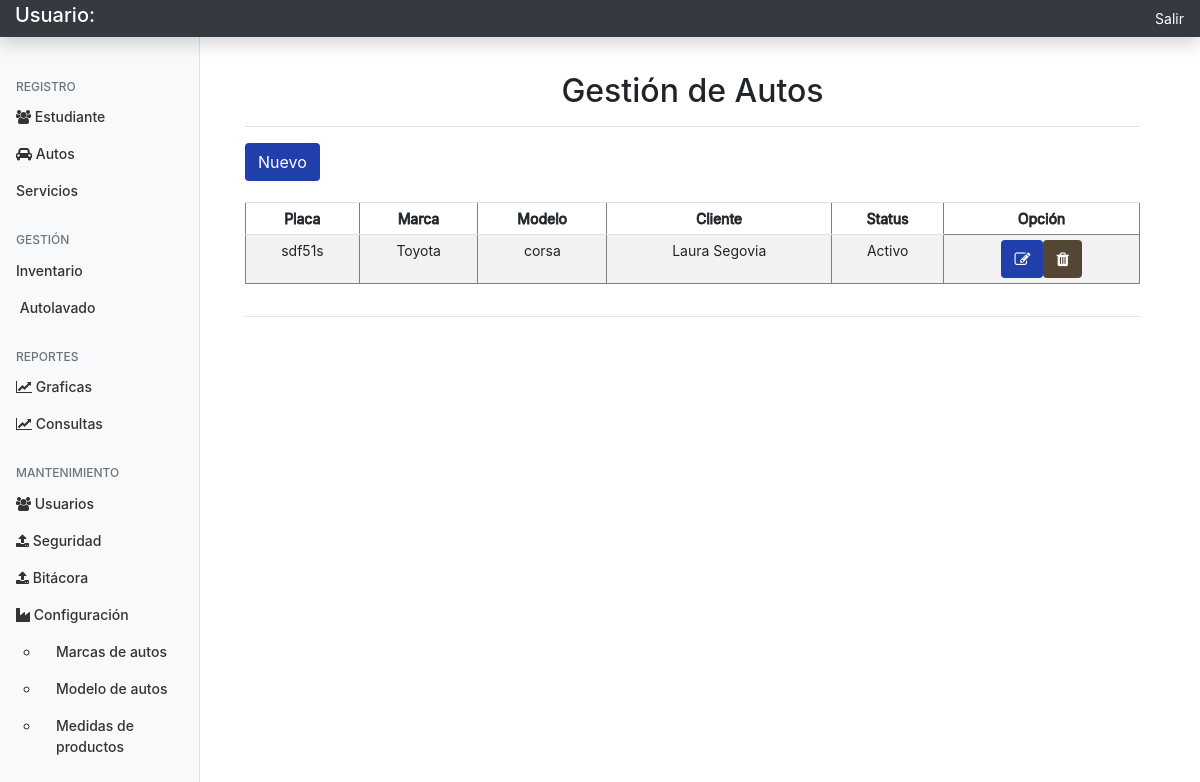
The app's page /Controladores/Auto/consultar.php with its own data.
### tables this page shows
CREATE TABLE `auto` (
  `id` int(11) NOT NULL,
  `placa` varchar(10) NOT NULL,
  `id_modelo` int(11) NOT NULL,
  `id_cliente` int(11) NOT NULL,
  `status` tinyint(1) NOT NULL
);

CREATE TABLE `marca` (
  `id` int(11) NOT NULL,
  `nombre` varchar(20) NOT NULL
);

CREATE TABLE `modelo` (
  `id` int(11) NOT NULL,
  `nombre` varchar(20) NOT NULL,
  `id_marca` int(11) NOT NULL
);

CREATE TABLE `cliente` (
  `id` int(11) NOT NULL,
  `cedula` varchar(10) NOT NULL,
  `nombre` varchar(15) NOT NULL,
  `apellido` varchar(15) NOT NULL,
  `domicilio` varchar(60) NOT NULL,
  `telefono` varchar(12) NOT NULL
);

### Modelos/conexion.php (called while the page is built, shortened)
<?php
abstract class Conexion extends PDO
{
	private $respuestaConexion = false;
	protected function realizarConexion()
	{
		try {
			$this->respuestaConexion = true;
		} catch (PDOException $e) {
			$this->respuestaConexion = false;
			$this->errorMensaje = $e;
		}
	}
	protected function getEstatusConexion()
	{
		return $this->respuestaConexion;
	}
}
?>

### Modelos/auto.php (called while the page is built, shortened)
<?php
require_once 'conexion.php';
class auto extends Conexion
{
	protected $placa;
	public function consultarplacaauto()
	{
		if (Conexion::getEstatusConexion()) {
			$strSql = 'SELECT c.nombre as nombre, c.apellido as apellido, a.id as id, ma.nombre as marca, mo.nombre as modelo, a.placa as placa, a.status as status FROM auto a INNER JOIN modelo mo ON a.id_modelo=mo.id INNER JOIN marca ma ON ma.id=mo.id_marca INNER JOIN cliente c ON c.id=a.id_cliente ORDER BY id DESC';
			$respuestaArreglo = [];
			try {
				$strExec = Conexion::prepare($strSql);
				$strExec->bindValue(':placa', "$this->placa%");
				$strExec->execute();
				$respuestaArreglo = $strExec->fetchAll();
				$respuestaArreglo += ['estatus' => true];
			} catch (PDOException $e) {
				$errorReturn = ['estatus' => false];
				$errorReturn += ['info' => "error sql:{$e}"];
				return $errorReturn;
			}
			return $respuestaArreglo;
		} else {
			$errorReturn = ['estatus' => false];
			$errorReturn += ['info' => 'error sql:'.Conexion::getErrorConexion()];
			return $errorReturn;
		}
	}
}

### Vistas/Auto/cargar.php (the view, shortened to what this page needs)
<!doctype html>
<html lang="en">
<head>
  <?php require_once('../../Vistas/Agregados/head.php'); ?>
</head>
<body>
<?php require_once('../../Vistas/Agregados/panel-superior.php'); ?>
<div class="container-fluid">
  <div class="row">
  <?php require_once('../../Vistas/Agregados/panel.php'); ?>
    <div class="container">
      <main role="main" class="col-md-10 ml-sm-auto col-lg-10">
        <div class="pt-3 pb-2 mb-3 border-bottom" style="text-align:center;">
          <h1 class="h2">Gestión de Autos</h1>
        </div>
        <div class="justify-content-between align-items-center">
          <div class="btn-group">
            <button type="button" class="btn btn-c" data-toggle="modal" data-target="#exampleModal">Nuevo</button>
          </div>
        </div>
        <br/>
        <div class="table-responsive">
          <?php
           if (isset($r1)) {
             if (!empty($r1)) {
              $impr = ' <table class="table table-striped table-sm" style="text-align:center;" border=1>
                <thead>
                <tr style="-webkit-text-stroke-width: medium;">
                <td>Placa</td>
                <td>Marca</td>
                <td>Modelo</td>
                <td>Cliente</td>
                <td>Status</td>
                <td>Opción</td>
                </tr>
                </thead>
                <tbody>';
            foreach ($r1 as $valor) {
              if (isset($valor["placa"])) {
                $estatus="Desactivo";
                if ($valor['status']) {
                  $estatus="Activo";
                }
                $impr .= '<tr>';
                $impr .= '<td>'.$valor['placa'].'</td>';
                $impr .= '<td>'.$valor['marca'].'</td>';
                $impr .= '<td>'.$valor['modelo'].'</td>';
                $impr .= '<td>'.$valor['nombre'].' '.$valor['apellido'].'</td>';
                $impr .= '<td>'.$estatus.'</td>';
                $impr .= '
                <td style="display: flex; border-style: none;  justify-content: center;">
                  <form action="../Auto/auto.php" method="POST">
                    <div class="d-flex justify-content-between align-items-center">
                      <input type="hidden" name="id" value="'.$valor['id'].'" />
                      <button class="btn btn-c" name="Cargar_Datos" type="submit"><i class="fa fa-edit"></i></button>
                    </div>
                  </form>
                  <form onsubmit="return ConfirmarEliminar();" action="../Auto/auto.php" method="POST">
                    <div class="d-flex justify-content-between align-items-center">
                      <input type="hidden" name="id" value="'.$valor['id'].'" />
                      <button class="btn btn-o" name="Eliminar" type="submit"><i class="fa fa-trash"></i></button>
                    </div>
                  </form>
                </td>';
                $impr .= '</tr>';
              }
            }
            $impr .= '</tbody>';
            $impr .= '</table>';
            printf($impr);
            }
          }
          ?>
        </div>
        <hr>
        </main>
    </div>
  </div>
</div>
                      <?php
                      foreach ($r2 as $resul) {
                        if (isset($resul["nombre"])) {
                          $o='<option value="'.$resul['id'].'" >'.$resul['nombre'].'</option>';
                          print_r($o);
                          }
                        } ?>
                      <?php
                      foreach ($r3 as $resul) {
                        if (isset($resul["nombre"])) {
                          $o='<option value="'.$resul['id'].'" >'.$resul['nombre'].'</option>';
                          print_r($o);
                          }
                        } ?>
</body>
</html>

### Recursos/css/estilo.css (style rules this page uses)
* { box-sizing: border-box; }
body { padding-top: 1rem; }
.btn-o { background-color:#534635; color: white; }
.btn-c { background-color: #213fab; color: white ; }
main { padding-top: 48px; }

### Recursos/css/dashboard.css (style rules this page uses)
body { font-size: .875rem; }
[role="main"] { padding-top: 40px; }
.border-bottom { border-bottom: 1px solid #e5e5e5; }

### records on screen
auto: placa "sdf51s", marca.nombre "Toyota", id_modelo.nombre "corsa", id_cliente.nombre "Laura", id_cliente.apellido "Segovia", status "Activo"
